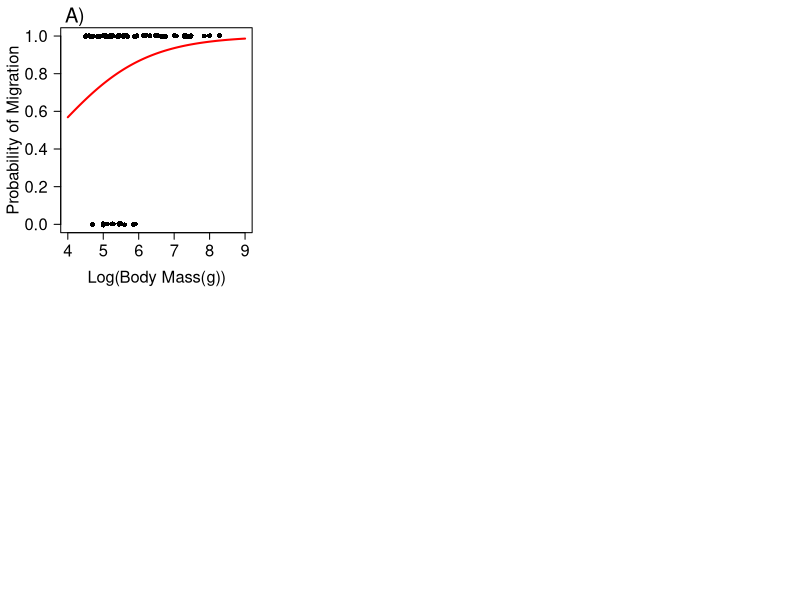

R code for this plot: (Note: this script raises an error after producing the figure.)


libs <- c('data.table', 'ggplot2')
lapply(libs, require, character.only = TRUE)

mammals=fread("input/mammals.csv")
str(mammals)

mammals.swim <- mammals[locomotion == "W"]
mammals.mammals.terr <- mammals[locomotion == "T"] 
mammals.fly <- mammals[locomotion == "A"] 

## FIGURE 2:
par(mfrow=c(2,3))
par(mar=c(5,4.5,2,1)+0.1)
plot(jitter(mig,0.02)~logmass,xlim=c(4,9),xlab="Log(Body Mass(g))",ylab="Probability of Migration",pch=16,las=1,data=mammals.swim,cex.axis=1.5,cex.lab=1.5)
mtext("A)",side=3,at=4.2,0.2,cex=1.2)
g=glm(mig~logmass,family=binomial,data=mammals.swim)
curve(predict(g,data.frame(logmass=x),type="resp"),add=TRUE,col="red",lwd=2)
par(mar=c(5,4.5,2,1)+0.1)
plot(jitter(mig,0.04)~logmass,xlim=c(0,7),ylab="",xlab="Log(Body Mass(g))",pch=16,data=mammals.terr,las=1,cex.lab=1.5,cex.axis=1.5)
mtext("B)",side=3,at=0.2,0.2,cex=1.2)
p=glm(mig~logmass,family=binomial,data=mammals.terr)
curve(predict(p,data.frame(logmass=x),type="resp"),add=TRUE,col="red",lwd=2)
par(mar=c(5,4.5,2,1)+0.1)
plot(jitter(mig,0.02)~logmass,xlim=c(0,3),ylab="",xlab="Log(Body Mass(g))",pch=16,las=1,data=mammals.fly,cex.axis=1.5,cex.lab=1.5)
mtext("C)",side=3,at=0.2,0.2,cex=1.2)
f=glm(mig~logmass,family=binomial,data=mammals.fly)
curve(predict(f,data.frame(logmass=x),type="resp"),add=TRUE,col="red",lwd=2)
### FIGURE ABSLAT
par(mar=c(5,4.5,2,1)+0.1)
plot(jitter(mig,0.02)~abslat,xlim=c(0,80),xlab="Absolute Latitude",ylab="Probability of Migration",pch=16,las=1,cex.lab=1.5,cex.axis=1.5,data=mammals.swim)
g=glm(mig~ abslat,family=binomial,data=mammals.swim)
curve(predict(g,data.frame(abslat =x),type="resp"),add=TRUE,col="red",lwd=2)
mtext("D)",side=3,at=1.7,0.2,cex=1.2)
par(mar=c(5,4,2,1)+0.1)
plot(jitter(mig,0.04)~ abslat,xlim=c(0,80),ylab="",xlab="Absolute Latitude",pch=16,data=mammals.terr,las=1,cex.lab=1.5,cex.axis=1.5)
p=glm(mig~ abslat,family=binomial,data=mammals.terr)
curve(predict(p,data.frame(abslat =x),type="resp"),add=TRUE,col="red",lwd=2)
mtext("E)",side=3,at=1.7,0.2,cex=1.2)
par(mar=c(5,4,2,1)+0.1)
plot(jitter(mig,0.02)~abslat,xlim=c(0,60),ylab="",xlab="Absolute Latitude",pch=16,las=1,data=mammals.fly,cex.lab=1.5,cex.axis=1.5)
f=glm(mig~ abslat,family=binomial,data=mammals.fly)
curve(predict(f,data.frame(abslat =x),type="resp"),add=TRUE,col="red",lwd=2)
mtext("F)",side=3,at=1.7,0.2,cex=1.2)



counts_swim=table(mammals.swim$habitat_sub,mammals.swim$mig)
df_swim=read.table(text="mig non_mig
1 0.63 0.18
2 0.06 0.12",header=T)


13/556
counts_mammals.terr=table(mammals.terr $habitat_sub, mammals.terr $mig)
df_mammals.terr=read.table(text="mig non_mig
1 0 0.003 ## fresh water
2 0.05 0.56 ## forest
3 0.01 0.04 ## grassland
4 0.02 0.11 ## savanna
5 0.01 0.17 ## shrubland
6 0.003 0.02",header=T) ## tundra

1/98
counts_fly=table(mammals.fly $habitat_sub, mammals.fly $mig)
df_fly=read.table(text="mig non_mig
1 0.47 0.46 ## forest
2 0.02 0 ## savanna
3 0.01 0.04",header=T) ## shrubland

## marine = darkblue
## fresh water =light blue
## shrubland = red
## grassland = orange
## forest = darkgreen
## tundra = yellow 
## savanna = purple

## FIGURE 3
par(mfrow=c(1,3))

par(mar=c(8,4.5,6,0)+0.1)
barplot(as.matrix(df_swim),ylab="Proportion of Species",ylim=c(0,1),cex.axis=1.2,las=1,cex.lab=1.6,xaxt="n",main="Swimming Mammals",col=c("darkblue","lightblue"),cex.main=1.5)
axis(side=2,at=0,labels="",tck=1)
mtext("Migratory",side=1,at=0.7,0.5,cex=1)
mtext("Non-Migratory",side=1,at=1.9,0.5,cex=1)

par(mar=c(8,4,6,0.5)+0.1)
barplot(as.matrix(df_mammals.terr),cex.axis=1.2,ylab="",ylim=c(0,1),las=1,xaxt="n",main="mammals.terrestrial Mammals",col=c("lightblue","darkgreen","orange","purple","red","yellow"),cex.main=1.5)
axis(side=2,at=0,labels="",tck=1)
mtext("Migratory",side=1,at=0.7,0.5,cex=1)
mtext("Non-Migratory",side=1,at=1.9,0.5,cex=1)

par(mar=c(8,4,6,0.5)+0.1)
barplot(as.matrix(df_fly),cex.axis=1.2,ylab="",las=1,ylim=c(0,1),xaxt="n",main="mammals.fly Mammals",col=c("darkgreen","purple","red"),cex.main=1.5)
axis(side=2,at=0,labels="",tck=1)
mtext("Migratory",side=1,at=0.7,0.5,cex=1)
mtext("Non-Migratory",side=1,at=1.9,0.5,cex=1)

legend("topright",legend=c("Marine","Fresh Water","Forest","Grassland","Savanna","Shrubland","Tundra"),fill=c("darkblue","lightblue","darkgreen","orange","purple","red","yellow"),bty="n",cex=1.2)



counts_swim_diet=table(mammals.swim$diet,mammals.swim$mig)
df_swim_diet=read.table(text="mig non_mig
1 53 20 ## carnivore
2 3 3 ## herbivore
3 0 2",header=T) ## omnivore

counts_mammals.terr_diet=table(mammals.terr $diet, mammals.terr $mig)
df_mammals.terr_diet=read.table(text="mig non_mig
1 8 60 ## carnivore
2 0 3 ## frugivore
3 46 197 ## herbivore
4 0 94 ## insectivore
5 0 148",header=T)## omnivore

counts_fly_diet=table(mammals.fly $diet, mammals.fly $mig)
df_fly_diet=read.table(text="mig non_mig
1 1 4 ## carnivore
2 10 6 ## frugivore
3 0 1 ## herbivore
4 38 36 ## insectivore
5 0 2",header=T) ## omnivore



## FIGURE 4
par(mfrow=c(1,3))

par(mar=c(8,4.5,6,0)+0.1)
barplot(as.matrix(df_swim_diet),ylab="Number of Species",ylim=c(0,100),cex.axis=1.2,las=1,cex.lab=1.6,xaxt="n",main="Swimming Mammals",col=c("red","darkgreen","blue"),cex.main=1.5)
axis(side=2,at=0,labels="",tck=1)
mtext("Migratory",side=1,at=0.7,0.5,cex=1)
mtext("Non-Migratory",side=1,at=1.9,0.5,cex=1)

par(mar=c(8,4,6,0.5)+0.1)
barplot(as.matrix(df_mammals.terr_diet),cex.axis=1.2,ylab="",ylim=c(0,500),las=1,xaxt="n",main="mammals.terrestrial Mammals",col=c("red","orange","darkgreen","purple","blue"),cex.main=1.5)
axis(side=2,at=0,labels="",tck=1)
mtext("Migratory",side=1,at=0.7,0.5,cex=1)
mtext("Non-Migratory",side=1,at=1.9,0.5,cex=1)

par(mar=c(8,4,6,0.5)+0.1)
barplot(as.matrix(df_fly_diet),cex.axis=1.2,ylab="",las=1,ylim=c(0,100),xaxt="n",main="mammals.fly Mammals",col=c("red","orange","darkgreen","purple","blue"),cex.main=1.5)
axis(side=2,at=0,labels="",tck=1)
mtext("Migratory",side=1,at=0.7,0.5,cex=1)
mtext("Non-Migratory",side=1,at=1.9,0.5,cex=1)

legend("topright",legend=c("Carnivore","Frugivore","Herbivore","Insectivore","Omnivore"),fill=c("red","orange","darkgreen","purple","blue"),bty="n",cex=1.2)



## 0 = non-migratory, homeothermic
##1 =  migratory, homeothermic
##2 = non-migratory, heterothermic
##3 = migratory, heterothermic 
3/556
counts_mammals.terr=table(mammals.terr $habitat_sub, mammals.terr $mig.het1)
counts_mammals.terr=table(mammals.terr $diet, mammals.terr $mig.het1)

df_mammals.terr=read.table(text="non_mig_het mig het het_mig
1 0.43 0.05 0.13 0.003  ## forest
2 0.02 0.01 0.02 0 ## grassland
3 0.09 0.015 0.015 0 ## savanna
4 0.08 0.01 0.09 0  ## shrubland
5 0.018 0.003 0.005 0 ## tundra
6 0.003 0 0 0 ## fresh water",header=T) ## freshwater

boxplot(logmass ~mig.het1,mammals.terr)

38/98
counts_fly=table(mammals.fly $habitat_sub, mammals.fly $mig.het1)
counts_fly=table(mammals.fly $diet, mammals.fly $mig.het1)

df_fly=read.table(text="non_mig_het mig het het_mig
1 0.12 0.08 0.34 0.39 ## forest
2 0 0 0 0.02 ## savanna
3 0 0 0.04 0.01",header=T) ## shrubland

## fresh water
## forest = darkgreen
## shrubland = lightgreen
## grassland = green
## tundra = darkblue
## savanna = blue

## Figure 5: 
par(mfrow=c(1,2))
col=c("grey95","grey80","grey60","grey40")
boxplot(logmass ~mig.het1,mammals.terr,ylim=c(0,7),ylab="log(Body Mass(g))",cex.lab=1.2,cex.axis=1.2,las=1,xaxt="n",col=col,main="Running mammals",cex.main=1.5)
axis(side=1,at=1,"Non-Migratory",cex.axis=0.8)
mtext(side=1,line=2,at=1,"Homeothermic",cex=0.8)
axis(side=1,at=2,"Migratory",cex.axis=0.8)
mtext(side=1,line=2,at=2,"Homeothermic",cex=0.8)
axis(side=1,at=3,"Non-Migratory",cex.axis=0.8)
mtext(side=1,line=2,at=3,"Heterothermic",cex=0.8)
axis(side=1,at=4,"Migratory",cex.axis=0.8)
mtext(side=1,line=2,at=4,"Heterothermic",cex=0.8)
mtext(side=1,line=-22,at=0.65,"A)",cex=1.5)

boxplot(logmass ~mig.het1,mammals.fly,ylim=c(0,4),ylab="log(Body Mass(g))",cex.lab=1.2,cex.axis=1.2,las=1,xaxt="n",col=col,main="mammals.fly mammals",cex.main=1.5)
axis(side=1,at=1,"Non-Migratory",cex.axis=0.8)
mtext(side=1,line=2,at=1,"Homeothermic",cex=0.8)
axis(side=1,at=2,"Migratory",cex.axis=0.8)
mtext(side=1,line=2,at=2,"Homeothermic",cex=0.8)
axis(side=1,at=3,"Non-Migratory",cex.axis=0.8)
mtext(side=1,line=2,at=3,"Heterothermic",cex=0.8)
axis(side=1,at=4,"Migratory",cex.axis=0.8)
mtext(side=1,line=2,at=4,"Heterothermic",cex=0.8)
mtext(side=1,line=-22,at=0.65,"B)",cex=1.5)


## FIGURE 4
par(mfrow=c(2,2))

par(mar=c(3,4,3,2)+0.1)
barplot(as.matrix(df_mammals.terr),cex.axis=1.2,ylab="Proportion of Species",ylim=c(0,1),las=1,xaxt="n",col=c("darkgreen","lightgreen","green","darkblue","blue","lightblue"),cex.lab=1.2)
axis(side=2,at=0,labels="" ,tck=1)
mtext("1",side=1,at=0.7,0.5,cex=1)
mtext("2",side=1,at=1.9,0.5,cex=1)
mtext("3",side=1,at=3.1,0.5,cex=1)
mtext("4",side=1,at=4.3,0.5,cex=1)
mtext("A)",side=3,at=0.5,0.5,cex=1.4)

par(mar=c(3,4,3,2)+0.1)
barplot(as.matrix(df_fly),cex.axis=1.2,ylab="",las=1,ylim=c(0,1),xaxt="n",col=c("darkgreen","green","darkblue"))
axis(side=2,at=0,labels="",tck=1)
mtext("1",side=1,at=0.7,0.5,cex=1)
mtext("2",side=1,at=1.9,0.5,cex=1)
mtext("3",side=1,at=3.1,0.5,cex=1)
mtext("4",side=1,at=4.3,0.5,cex=1)
mtext("B)",side=3,at=0.5,0.5,cex=1.4)

legend("topright",legend=c("Forest","Grassland","Savanna","Shrubland","Tundra","Fresh Water"),fill=c("darkgreen","lightgreen","green","darkblue","blue","lightblue"),bty="n",cex=1)


counts_mammals.terr_diet=table(mammals.terr $diet, mammals.terr $mig.het1)
df_mammals.terr_diet=read.table(text="non_mig_het mig het het_mig
1 0.10 0.01 0.009 0.003 ## carnivore
2 0.003 0 0.0015 0 ## frugivore
3 0.26 0.08 0.09 0 ## herbivore
4 0.08 0 0.08 0 ## insectivore
5 0.20 0 0.06 0 ",header=T)## omnivore


counts_fly_diet=table(mammals.fly $diet, mammals.fly $mig.het1)
df_fly_diet=read.table(text="non_mig_het mig het het_mig
1 0.04 0 0 0.01 ## carnivore
2 0.02 0.08 0.04 0.02## frugivore
3 0 0 0.01 0 ## herbivore
4 0.04 0 0.32 0.39 ## insectivore
5 0.02 0 0 0",header=T) ## omnivore

## red = carnivore
## orange = frugivore
## yellow = herbivore
## lightred = insectivore 
## omnivore = light orange


par(mar=c(3,4,3,2)+0.1)
barplot(as.matrix(df_mammals.terr_diet),cex.axis=1.2,ylab="Proportion of Species",ylim=c(0,1),las=1,xaxt="n",col=c("red","orange","yellow","pink","magenta"),cex.lab=1.2)
axis(side=2,at=0,labels="",tck=1)
mtext("1",side=1,at=0.7,0.5,cex=1)
mtext("2",side=1,at=1.9,0.5,cex=1)
mtext("3",side=1,at=3.1,0.5,cex=1)
mtext("4",side=1,at=4.3,0.5,cex=1)
mtext("C)",side=3,at=0.5,0.5,cex=1.4)

par(mar=c(3,4,3,2)+0.1)
barplot(as.matrix(df_fly_diet),cex.axis=1.2,ylab="",las=1,ylim=c(0,1),xaxt="n",col=c("red","orange","yellow","pink","magenta"))
axis(side=2,at=0,labels="",tck=1)
mtext("1",side=1,at=0.7,0.5,cex=1)
mtext("2",side=1,at=1.9,0.5,cex=1)
mtext("3",side=1,at=3.1,0.5,cex=1)
mtext("4",side=1,at=4.3,0.5,cex=1)
mtext("D)",side=3,at=0.5,0.5,cex=1.4)
legend("topright",legend=c("Carnivore","Frugivore","Herbivore","Insectivore","Omnivore"),fill=c("red","orange","yellow","pink","magenta"),bty="n",cex=1)

boxplot(abslat~mig.het1,mammals.terr)